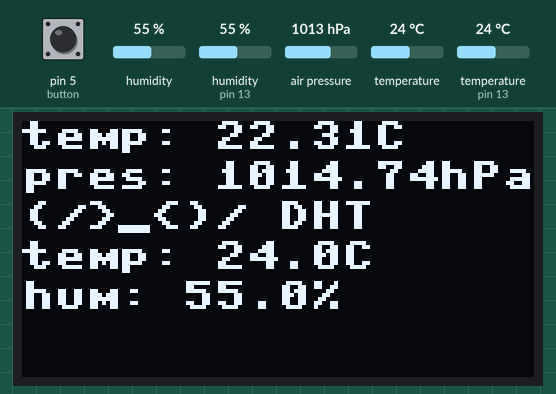
Simulated run of this program. Board: MicroPython board. On the bench: 128×64 one-colour display. The test bench sets the inputs (shaded band); at power-on: air pressure 1013 hPa, humidity (sensor on pin 13) 55 %, temperature 24 °C, temperature (sensor on pin 13) 24 °C, pin 5 (button) HIGH, humidity 55 %. Files the program writes start out absent; library files of the repository ran but are not shown: 1 file(s); what the program prints to the serial console is not drawn.

Above: at 1.3 s.
1.4 s: air pressure set to 952 hPa
At 2.7 s:
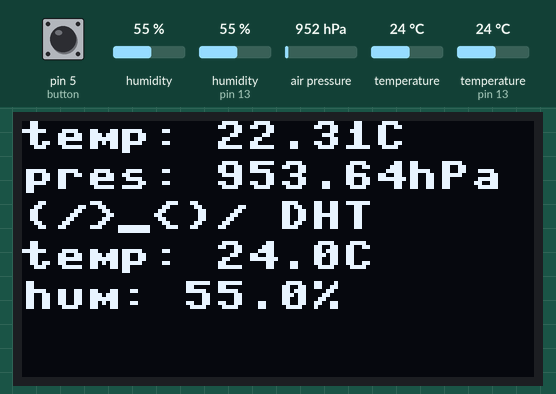
3.0 s: humidity (sensor on pin 13) set to 22 %
At 4.2 s:
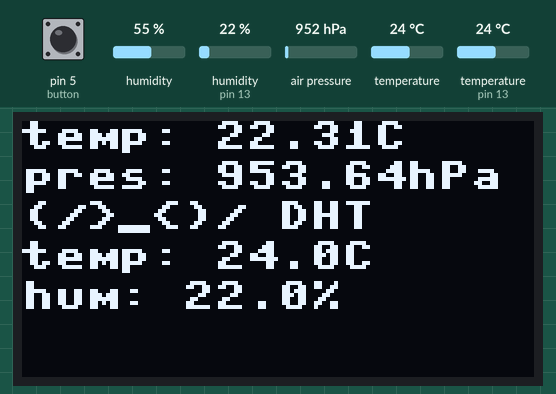
4.6 s: temperature (sensor 0) set to 12 °C
At 5.2 s:
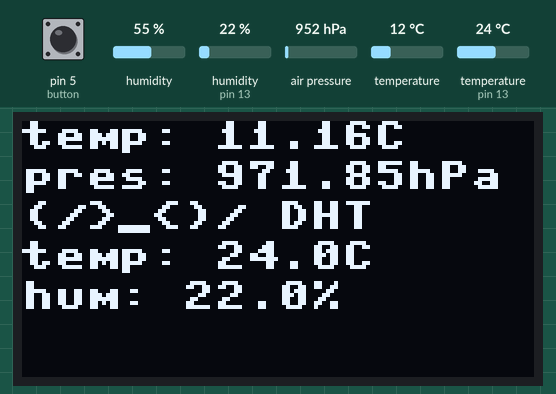
6.2 s: temperature (sensor on pin 13) set to 12 °C
At 6.7 s:
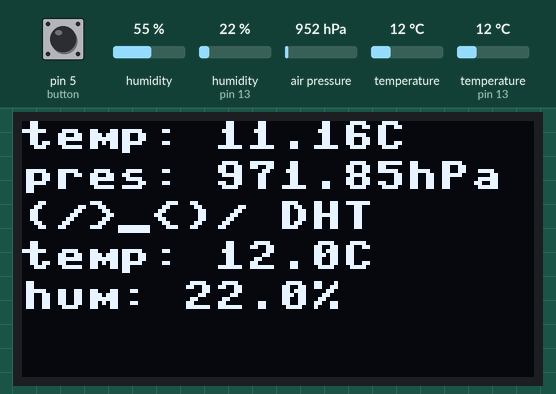
7.9 s: air pressure set to 975 hPa
At 9.0 s:
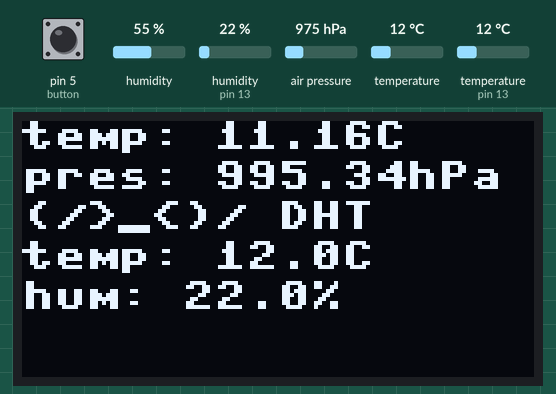
9.4 s: humidity (sensor on pin 13) set to 40 %
At 10.1 s:
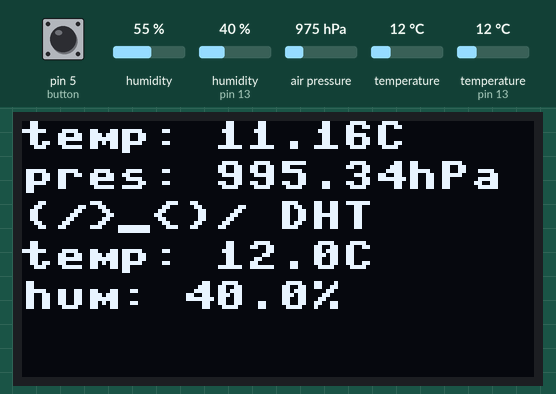
Timing chart, 0 to 12.0 s (numbered marks = the images above; inputs shaded):
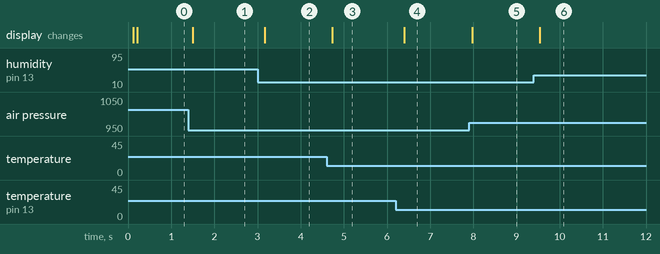

Measured:
- after the input at 1.4 s, the display: changes after 0.10 s (image 1)
- after the input at 3.0 s, the display: changes after 0.17 s (image 2)
- after the input at 4.6 s, the display: changes after 0.13 s (image 3)
- after the input at 6.2 s, the display: changes after 0.21 s (image 4)
- after the input at 7.9 s, the display: changes after 0.07 s (image 5)
- after the input at 9.4 s, the display: changes after 0.13 s (image 6)

The program:

main.py
```python
from functions import *
import time

offWifi() # Выключить wifi

while True:
    for x in range(1000):
        if button.value():
            pokazDanih()
            break

        time.sleep(0.1)
    else:
        pokazDolgihDanih()
```

functions.py
```python
from bmFunc import *
from oledFunc import *
from machine import Pin, I2C
import time
import network
import dht
import json

button = Pin(5, Pin.IN, Pin.PULL_UP)
d = dht.DHT11(Pin(13))

def offWifi():
    network.WLAN(network.STA_IF).active(False)
    network.WLAN(network.AP_IF).active(False)

def dhtData():
    d.measure()
    return [d.temperature(), d.humidity()]

avg = lambda number, raz : round(number / raz, 2)

def pokazDolgihDanih():
    tempirature = 0
    press = 0
    dht_tempirature = 0
    dht_press = 0
    raz = 10 # Количество считований

    for x in range(raz):
        tempirature += float(temp().replace('C', ''))
        press += float(pres().replace('hPa', ''))

        d.measure()
        dht_tempirature += d.temperature()
        dht_press += d.humidity()

        time.sleep(0.1)

    tempirature = avg(tempirature, raz)
    press = avg(press, raz)

    dht_tempirature = avg(dht_tempirature, raz)
    dht_press = avg(dht_press, raz)

    tempirature = str(tempirature) + 'C'
    press = str(press) + 'hPa'

    print('temperature : ' + tempirature)
    print('humidity : ' + hum())
    print('pressure : ' + press)
    dataOutput(tempirature, press, dht_tempirature, dht_press)
    writeData(tempirature, press)

def pokazDanih():
    dht_data = dhtData()
    bData = [temp(), hum(), pres()]

    print('temperature : ' + bData[0])
    print('humidity : ' + bData[1])
    print('pressure : ' + bData[2])
    dataOutput(bData[0], bData[2], float(dht_data[0]), float(dht_data[1]))
    writeData(bData[0], bData[2])

def jsonReader(): # Чтение файла
    with open('data.json') as file:
        data = json.load(file)
    return data

def writeData(temp, pres):
    '''
    data = jsonReader()
    data['temp'].append([temp])
    data['pres'].append([pres])
    '''
    data = [temp, pres]
    testWriter(data)

'''
def writeData(temp, pres):
    with fileinput.FileInput('data.json', inplace=True, backup='.bak') as file:
        for line in file:
            line = line.rstrip()  # remove trailing (invisible) space
            print('новое' if line == 'старое' else line)  # stdout is redirected to the file
    os.unlink(filename + '.bak') # remove the backup on success
'''

def testWriter(data):
    with open('data.json', 'a') as file:
        json.dump(data, file)

def jsonWriter(data): # Запись в файл
    with open('data.json', 'w') as outfile:
        json.dump(data, outfile)
```

bmFunc.py
```python
from bm280 import *
from machine import Pin, I2C

i2c = I2C(scl=Pin(0), sda=Pin(4), freq=10000)
bm = BME280(i2c=i2c)

temp = lambda : bm.temperature # Температура

hum = lambda : bm.humidity # Влажность

pres = lambda : bm.pressure # Давление

allIndicators = lambda : [temp, hum, pres] # Список всех показателей
```

oledFunc.py
```python
from oled import *
from machine import Pin, I2C

i2c = I2C(scl=Pin(14), sda=Pin(12))
oled = SSD1306_I2C(128, 64, i2c)

def dataOutput(temp='00.00C', pres='0000.00hPa', tempDht='123', humDht='123'):
    oled.fill(0)
    oled.text('temp: ' + temp, 0, 0)
    oled.text('pres: ' + pres, 0, 10)
    oled.text('(/>_<)/ DHT ', 0, 20)
    oled.text('temp: ' + str(tempDht) + 'C', 0, 30)
    oled.text('hum: ' + str(humDht) + '%', 0, 40)

    oled.show()
```

bm280.py
```python
from machine import I2C
import time

# BME280 default address.
BME280_I2CADDR = 0x76

# Operating Modes
BME280_OSAMPLE_1 = 1
BME280_OSAMPLE_2 = 2
BME280_OSAMPLE_4 = 3
BME280_OSAMPLE_8 = 4
BME280_OSAMPLE_16 = 5

# BME280 Registers

BME280_REGISTER_DIG_T1 = 0x88  # Trimming parameter registers
BME280_REGISTER_DIG_T2 = 0x8A
BME280_REGISTER_DIG_T3 = 0x8C

BME280_REGISTER_DIG_P1 = 0x8E
BME280_REGISTER_DIG_P2 = 0x90
BME280_REGISTER_DIG_P3 = 0x92
BME280_REGISTER_DIG_P4 = 0x94
BME280_REGISTER_DIG_P5 = 0x96
BME280_REGISTER_DIG_P6 = 0x98
BME280_REGISTER_DIG_P7 = 0x9A
BME280_REGISTER_DIG_P8 = 0x9C
BME280_REGISTER_DIG_P9 = 0x9E

BME280_REGISTER_DIG_H1 = 0xA1
BME280_REGISTER_DIG_H2 = 0xE1
BME280_REGISTER_DIG_H3 = 0xE3
BME280_REGISTER_DIG_H4 = 0xE4
BME280_REGISTER_DIG_H5 = 0xE5
BME280_REGISTER_DIG_H6 = 0xE6
BME280_REGISTER_DIG_H7 = 0xE7

BME280_REGISTER_CHIPID = 0xD0
BME280_REGISTER_VERSION = 0xD1
BME280_REGISTER_SOFTRESET = 0xE0

BME280_REGISTER_CONTROL_HUM = 0xF2
BME280_REGISTER_CONTROL = 0xF4
BME280_REGISTER_CONFIG = 0xF5
BME280_REGISTER_PRESSURE_DATA = 0xF7
BME280_REGISTER_TEMP_DATA = 0xFA
BME280_REGISTER_HUMIDITY_DATA = 0xFD


class Device:
  """Class for communicating with an I2C device.

  Allows reading and writing 8-bit, 16-bit, and byte array values to
  registers on the device."""

  def __init__(self, address, i2c):
    """Create an instance of the I2C device at the specified address using
    the specified I2C interface object."""
    self._address = address
    self._i2c = i2c

  def writeRaw8(self, value):
    """Write an 8-bit value on the bus (without register)."""
    value = value & 0xFF
    self._i2c.writeto(self._address, value)

  def write8(self, register, value):
    """Write an 8-bit value to the specified register."""
    b=bytearray(1)
    b[0]=value & 0xFF
    self._i2c.writeto_mem(self._address, register, b)

  def write16(self, register, value):
    """Write a 16-bit value to the specified register."""
    value = value & 0xFFFF
    b=bytearray(2)
    b[0]= value & 0xFF
    b[1]= (value>>8) & 0xFF
    self.i2c.writeto_mem(self._address, register, value)

  def readRaw8(self):
    """Read an 8-bit value on the bus (without register)."""
    return int.from_bytes(self._i2c.readfrom(self._address, 1),'little') & 0xFF

  def readU8(self, register):
    """Read an unsigned byte from the specified register."""
    return int.from_bytes(
        self._i2c.readfrom_mem(self._address, register, 1),'little') & 0xFF

  def readS8(self, register):
    """Read a signed byte from the specified register."""
    result = self.readU8(register)
    if result > 127:
      result -= 256
    return result

  def readU16(self, register, little_endian=True):
    """Read an unsigned 16-bit value from the specified register, with the
    specified endianness (default little endian, or least significant byte
    first)."""
    result = int.from_bytes(
        self._i2c.readfrom_mem(self._address, register, 2),'little') & 0xFFFF
    if not little_endian:
      result = ((result << 8) & 0xFF00) + (result >> 8)
    return result

  def readS16(self, register, little_endian=True):
    """Read a signed 16-bit value from the specified register, with the
    specified endianness (default little endian, or least significant byte
    first)."""
    result = self.readU16(register, little_endian)
    if result > 32767:
      result -= 65536
    return result

  def readU16LE(self, register):
    """Read an unsigned 16-bit value from the specified register, in little
    endian byte order."""
    return self.readU16(register, little_endian=True)

  def readU16BE(self, register):
    """Read an unsigned 16-bit value from the specified register, in big
    endian byte order."""
    return self.readU16(register, little_endian=False)

  def readS16LE(self, register):
    """Read a signed 16-bit value from the specified register, in little
    endian byte order."""
    return self.readS16(register, little_endian=True)

  def readS16BE(self, register):
    """Read a signed 16-bit value from the specified register, in big
    endian byte order."""
    return self.readS16(register, little_endian=False)


class BME280:
  def __init__(self, mode=BME280_OSAMPLE_1, address=BME280_I2CADDR, i2c=None,
               **kwargs):
    # Check that mode is valid.
    if mode not in [BME280_OSAMPLE_1, BME280_OSAMPLE_2, BME280_OSAMPLE_4,
                    BME280_OSAMPLE_8, BME280_OSAMPLE_16]:
        raise ValueError(
            'Unexpected mode value {0}. Set mode to one of '
            'BME280_ULTRALOWPOWER, BME280_STANDARD, BME280_HIGHRES, or '
            'BME280_ULTRAHIGHRES'.format(mode))
    self._mode = mode
    # Create I2C device.
    if i2c is None:
      raise ValueError('An I2C object is required.')
    self._device = Device(address, i2c)
    # Load calibration values.
    self._load_calibration()
    self._device.write8(BME280_REGISTER_CONTROL, 0x3F)
    self.t_fine = 0

  def _load_calibration(self):

    self.dig_T1 = self._device.readU16LE(BME280_REGISTER_DIG_T1)
    self.dig_T2 = self._device.readS16LE(BME280_REGISTER_DIG_T2)
    self.dig_T3 = self._device.readS16LE(BME280_REGISTER_DIG_T3)

    self.dig_P1 = self._device.readU16LE(BME280_REGISTER_DIG_P1)
    self.dig_P2 = self._device.readS16LE(BME280_REGISTER_DIG_P2)
    self.dig_P3 = self._device.readS16LE(BME280_REGISTER_DIG_P3)
    self.dig_P4 = self._device.readS16LE(BME280_REGISTER_DIG_P4)
    self.dig_P5 = self._device.readS16LE(BME280_REGISTER_DIG_P5)
    self.dig_P6 = self._device.readS16LE(BME280_REGISTER_DIG_P6)
    self.dig_P7 = self._device.readS16LE(BME280_REGISTER_DIG_P7)
    self.dig_P8 = self._device.readS16LE(BME280_REGISTER_DIG_P8)
    self.dig_P9 = self._device.readS16LE(BME280_REGISTER_DIG_P9)

    self.dig_H1 = self._device.readU8(BME280_REGISTER_DIG_H1)
    self.dig_H2 = self._device.readS16LE(BME280_REGISTER_DIG_H2)
    self.dig_H3 = self._device.readU8(BME280_REGISTER_DIG_H3)
    self.dig_H6 = self._device.readS8(BME280_REGISTER_DIG_H7)

    h4 = self._device.readS8(BME280_REGISTER_DIG_H4)
    h4 = (h4 << 24) >> 20
    self.dig_H4 = h4 | (self._device.readU8(BME280_REGISTER_DIG_H5) & 0x0F)

    h5 = self._device.readS8(BME280_REGISTER_DIG_H6)
    h5 = (h5 << 24) >> 20
    self.dig_H5 = h5 | (
        self._device.readU8(BME280_REGISTER_DIG_H5) >> 4 & 0x0F)

  def read_raw_temp(self):
    """Reads the raw (uncompensated) temperature from the sensor."""
    meas = self._mode
    self._device.write8(BME280_REGISTER_CONTROL_HUM, meas)
    meas = self._mode << 5 | self._mode << 2 | 1
    self._device.write8(BME280_REGISTER_CONTROL, meas)
    sleep_time = 1250 + 2300 * (1 << self._mode)

    sleep_time = sleep_time + 2300 * (1 << self._mode) + 575
    sleep_time = sleep_time + 2300 * (1 << self._mode) + 575
    time.sleep_us(sleep_time)  # Wait the required time
    msb = self._device.readU8(BME280_REGISTER_TEMP_DATA)
    lsb = self._device.readU8(BME280_REGISTER_TEMP_DATA + 1)
    xlsb = self._device.readU8(BME280_REGISTER_TEMP_DATA + 2)
    raw = ((msb << 16) | (lsb << 8) | xlsb) >> 4
    return raw

  def read_raw_pressure(self):
    """Reads the raw (uncompensated) pressure level from the sensor."""
    """Assumes that the temperature has already been read """
    """i.e. that enough delay has been provided"""
    msb = self._device.readU8(BME280_REGISTER_PRESSURE_DATA)
    lsb = self._device.readU8(BME280_REGISTER_PRESSURE_DATA + 1)
    xlsb = self._device.readU8(BME280_REGISTER_PRESSURE_DATA + 2)
    raw = ((msb << 16) | (lsb << 8) | xlsb) >> 4
    return raw

  def read_raw_humidity(self):
    """Assumes that the temperature has already been read """
    """i.e. that enough delay has been provided"""
    msb = self._device.readU8(BME280_REGISTER_HUMIDITY_DATA)
    lsb = self._device.readU8(BME280_REGISTER_HUMIDITY_DATA + 1)
    raw = (msb << 8) | lsb
    return raw

  def read_temperature(self):
    """Get the compensated temperature in 0.01 of a degree celsius."""
    adc = self.read_raw_temp()
    var1 = ((adc >> 3) - (self.dig_T1 << 1)) * (self.dig_T2 >> 11)
    var2 = ((
        (((adc >> 4) - self.dig_T1) * ((adc >> 4) - self.dig_T1)) >> 12) *
        self.dig_T3) >> 14
    self.t_fine = var1 + var2
    return (self.t_fine * 5 + 128) >> 8

  def read_pressure(self):
    """Gets the compensated pressure in Pascals."""
    adc = self.read_raw_pressure()
    var1 = self.t_fine - 128000
    var2 = var1 * var1 * self.dig_P6
    var2 = var2 + ((var1 * self.dig_P5) << 17)
    var2 = var2 + (self.dig_P4 << 35)
    var1 = (((var1 * var1 * self.dig_P3) >> 8) +
            ((var1 * self.dig_P2) >> 12))
    var1 = (((1 << 47) + var1) * self.dig_P1) >> 33
    if var1 == 0:
      return 0
    p = 1048576 - adc
    p = (((p << 31) - var2) * 3125) // var1
    var1 = (self.dig_P9 * (p >> 13) * (p >> 13)) >> 25
    var2 = (self.dig_P8 * p) >> 19
    return ((p + var1 + var2) >> 8) + (self.dig_P7 << 4)

  def read_humidity(self):
    adc = self.read_raw_humidity()
    # print 'Raw humidity = {0:d}'.format (adc)
    h = self.t_fine - 76800
    h = (((((adc << 14) - (self.dig_H4 << 20) - (self.dig_H5 * h)) +
         16384) >> 15) * (((((((h * self.dig_H6) >> 10) * (((h *
                          self.dig_H3) >> 11) + 32768)) >> 10) + 2097152) *
                          self.dig_H2 + 8192) >> 14))
    h = h - (((((h >> 15) * (h >> 15)) >> 7) * self.dig_H1) >> 4)
    h = 0 if h < 0 else h
    h = 419430400 if h > 419430400 else h
    return h >> 12

  @property
  def temperature(self):
    "Return the temperature in degrees."
    t = self.read_temperature()
    ti = t // 100
    td = t - ti * 100
    return "{}.{:02d}C".format(ti, td)

  @property
  def pressure(self):
    "Return the temperature in hPa."
    p = self.read_pressure() // 256
    pi = p // 100
    pd = p - pi * 100
    return "{}.{:02d}hPa".format(pi, pd)

  @property
  def humidity(self):
    "Return the humidity in percent."
    h = self.read_humidity()
    hi = h // 1024
    hd = h * 100 // 1024 - hi * 100
    return "{}.{:02d}%".format(hi, hd)
```

Source omitted: oled.py (5494 bytes)
